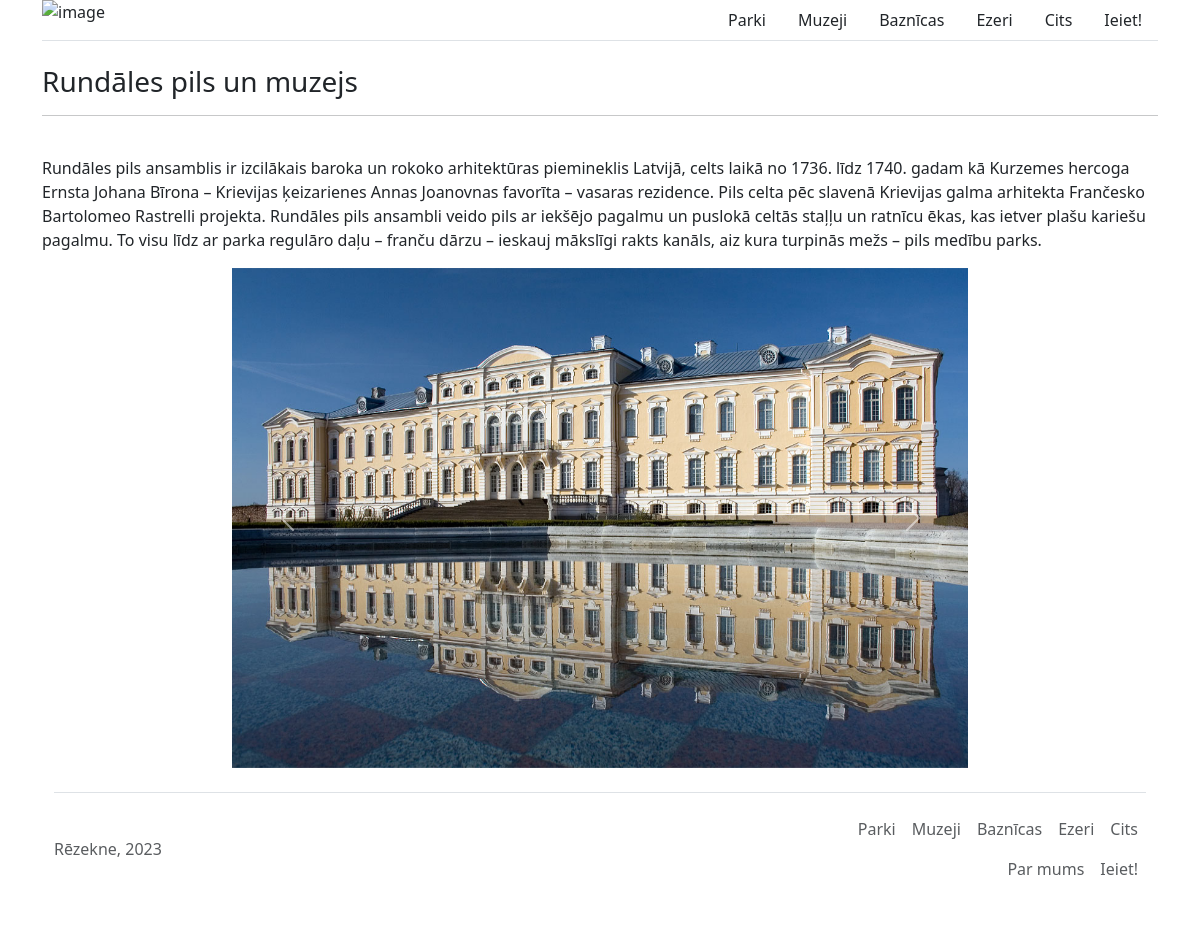
Screenshot of /article/29/ with the database file from the repository.
### main/models.py (models this page shows, shortened)
class Article(models.Model):
    title = models.CharField(max_length=60)
    text = HTMLField()
    category = models.ForeignKey(Category, on_delete=models.CASCADE, blank=True, null=True)
    author = models.ForeignKey(User, on_delete=models.CASCADE, blank=True, null=True)
    pub_date = models.DateTimeField(auto_now_add=True, blank=True, null=True)

class Image(models.Model):
   image = models.ImageField(upload_to='images/')
   article = models.ForeignKey(Article, on_delete=models.CASCADE)

### main/views.py (the view)
# urls.py: path("article/<int:article_id>/", views.article, name="article"),
def article(request, article_id):
    a = Article.objects.get(id=article_id)
    images = Image.objects.filter(article = a)
    return render(request, "article.html", {"article": a, "images": images})

### main/template/article.html (shortened to what this page needs)
{% extends 'base.html' %}
{% block content %}
    <h3>{{ article.title }}</h3>
    <hr>
    <br>
    <p>{{ article.text|safe }}</p>
        <div class="row justify-content-md-center">
            <div class="col col-md-8">
                <div id="carouselExampleControls" class="carousel slide" data-ride="carousel">
                    <div class="carousel-inner">
                {% for image in images %}
                    {% if forloop.first %}
                        <div class="carousel-item active">
                    {% else %}
                        <div class="carousel-item">
                    {% endif %}
                            <img class="d-block w-100" src="{{ image.image.url }}" alt="slide image" style="height: 500px; ">
                        </div>
                {% endfor %}
                    </div>
                    <button class="carousel-control-prev" type="button" data-bs-target="#carouselExampleControls" data-bs-slide="prev">
                        <span class="carousel-control-prev-icon" aria-hidden="true" id=""></span>
                    </button>
                    <button class="carousel-control-next" type="button" data-bs-target="#carouselExampleControls" data-bs-slide="next">
                        <span class="carousel-control-next-icon" aria-hidden="true" id=""></span>
                    </button>
                </div>
            </div>
        </div>
{% endblock content %}

### static/CSS/base.css (style rules this page uses)
body { margin: 0px; padding: 0px; }

### rows the page displays
Article: title "Rundāles pils un muzejs", text "Rundāles pils ansamblis ir izcilākais baroka un rokoko arhitektūras piemineklis Latvijā, celts laikā no 1736. līdz 1740. gadam kā Kurzemes hercoga Ernsta Johana Bīrona – Krievijas ķeizarienes Annas Joanovnas favorīta – vasaras rezidence. Pils celta pēc slavenā Krievijas galma arhitekta Frančesko Bartolomeo Rastrelli projekta. Rundāles pils ansambli veido pils ar iekšējo pagalmu un puslokā celtās staļļu un ratnīcu ēkas, kas ietver plašu kariešu pagalmu. To visu līdz ar parka regulāro daļu – franču dārzu – ieskauj mākslīgi rakts kanāls, aiz kura turpinās mežs – pils medību parks."
Image: image (picture)
